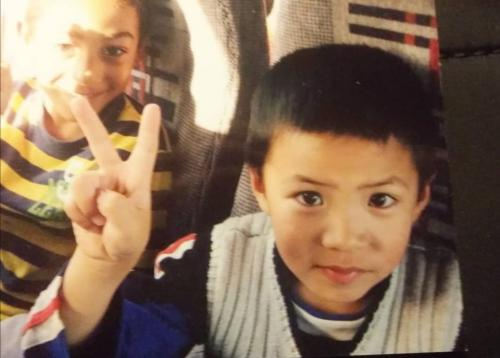
#> input picture phototest.jpg, 500 x 358 px
$ python 'Aimbot sans commentaire.py'
#> lines starting #> are read from the running program, lines starting #| are printed output that depends on the picture
import cv2
import pyautogui
import time

texte_image = input("Entrer le nom de l'image avec l'extension:")
#> the answer given: phototest.jpg
fichierdetection = "haarcascade_frontalface_default.xml"

visage = cv2.CascadeClassifier(fichierdetection)

image = cv2.imread(texte_image)
#> image is the input picture: shape (358, 500, 3); mean B, G, R 88, 109.7, 135.2
gray = cv2.cvtColor(image, cv2.COLOR_BGR2GRAY)
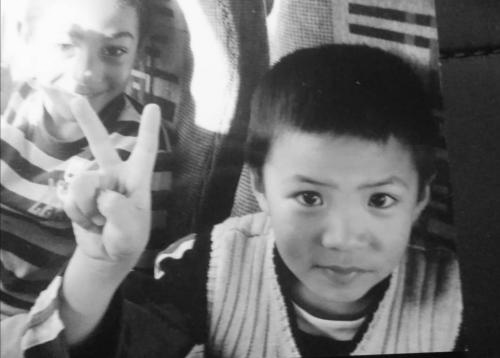
#> gray: shape (358, 500); min 8, max 254, mean 114.9

faces = visage.detectMultiScale(
    gray,
    scaleFactor=1.1,
    minNeighbors=5,
    minSize=(30, 30))
#> faces = [[251, 128, 179, 179]]

print("{0} Tête trouvée".format(len(faces)))
#| 1 Tête trouvée


def milieu():
    centre = pyautogui.locateCenterOnScreen(texte_image, region=(0, 0, 1920, 1080), grayscale=True, confidence=0.70)
    pyautogui.moveTo(centre)


def coordonnees():
    nombre = len(faces) - 1
    h2, w2, _ = image.shape
    h2 = h2 / 2
    w2 = w2 / 2
    (x2, y2) = pyautogui.position()
    x3 = x2 - w2
    y3 = (y2 + 8) - h2
    for i in range(len(faces)):
        (x1, y1, w1, h1) = faces[nombre]
        pyautogui.moveTo(x3 + x1 +w1/2, y3 + y1+h1/2, duration=0.2)
        cv2.rectangle(image, (x1, y1), (x1 + w1, y1 + h1), (255, 255, 0), 2)
        cv2.imshow(texte_image, image)
        cv2.waitKey(0)
        time.sleep(0.1)
        nombre = nombre - 1


def clique(event, x, y, flag, param):
    if event == cv2.EVENT_LBUTTONDOWN:
        milieu()
        coordonnees()


cv2.namedWindow(texte_image)
cv2.setMouseCallback(texte_image, clique)

while True:
    cv2.imshow(texte_image, image)
    echap = cv2.waitKey(1)
#> (key Esc is pressed here)
    if echap == 27:
        cv2.destroyAllWindows()
        break
